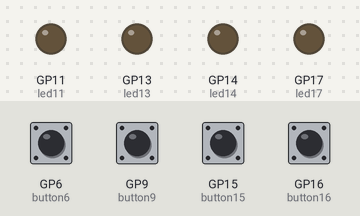
This program was run on a simulated Raspberry Pi Pico running MicroPython. Shown: output pins drawn as LEDs (lit = HIGH). Inputs (shaded band) come from the test bench; at power-on: GP6 (button6), GP9 (button9) HIGH, GP15 (button15), GP16 (button16) LOW.

Above: at 1.2 s.
1.3 s: GP6 (button6) pulled LOW for 0.15 s
At 1.8 s:
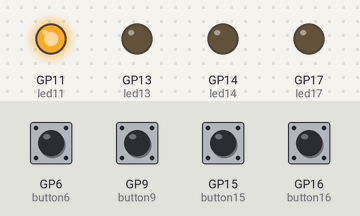
2.9 s: GP9 (button9) pulled LOW for 0.15 s
At 4.1 s:
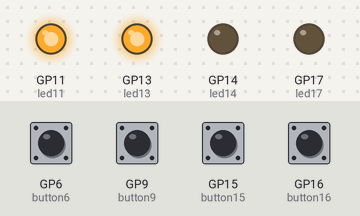
4.5 s: GP15 (button15) pulled HIGH for 0.15 s
At 5.4 s:
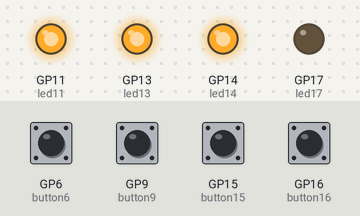
6.1 s: GP16 (button16) pulled HIGH for 0.15 s
At 6.6 s:
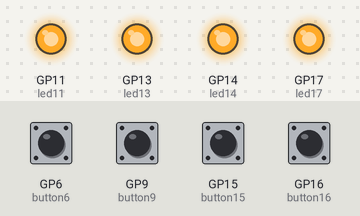
7.7 s: GP6 (button6) pulled LOW for 1 s
At 8.1 s:
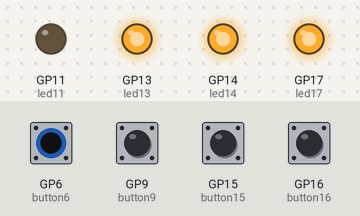
10.2 s: GP9 (button9) pulled LOW for 1 s
At 10.6 s:
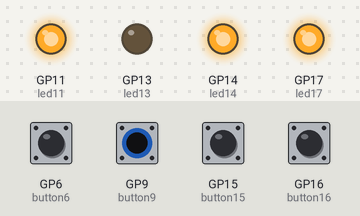
Timing chart, 0 to 13.2 s (numbered marks = the images above; inputs shaded):
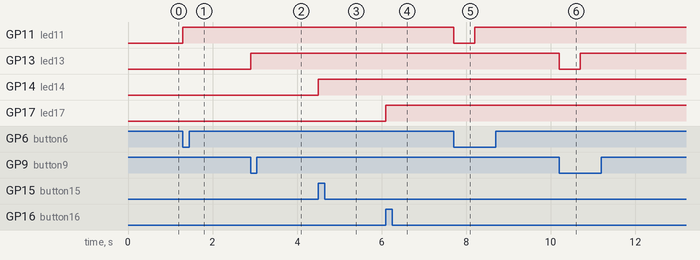

The program:

button_test.py
```python
from machine import Pin
import time

led11 = Pin(11, Pin.OUT)
led13 = Pin(13, Pin.OUT)
led14 = Pin(14, Pin.OUT)
led17 = Pin(17, Pin.OUT)
button6 = Pin(6, Pin.IN, Pin.PULL_UP)
button9 = Pin(9, Pin.IN, Pin.PULL_UP)
button15 = Pin(15, Pin.IN, Pin.PULL_DOWN)
button16 = Pin(16, Pin.IN, Pin.PULL_DOWN)


while True:
    if button6.value() == 0:
        led11.toggle()
        time.sleep(0.5)
    if button9.value() == 0:
        led13.toggle()
        time.sleep(0.5)

    if button15.value():
        led14.toggle()
        time.sleep(0.5)

    if button16.value():
        led17.toggle()
        time.sleep(0.5)
```

Measured:
- after the input at 1.3 s, GP11 (led11): LOW → HIGH at once
- after the input at 2.9 s, GP13 (led13): LOW → HIGH at once
- after the input at 4.5 s, GP14 (led14): LOW → HIGH at once
- after the input at 6.1 s, GP17 (led17): LOW → HIGH at once
- after the input at 7.7 s, GP11 (led11): HIGH → LOW at once, → HIGH 0.50 s later
- after the input at 10.2 s, GP13 (led13): HIGH → LOW at once, → HIGH 0.50 s later
